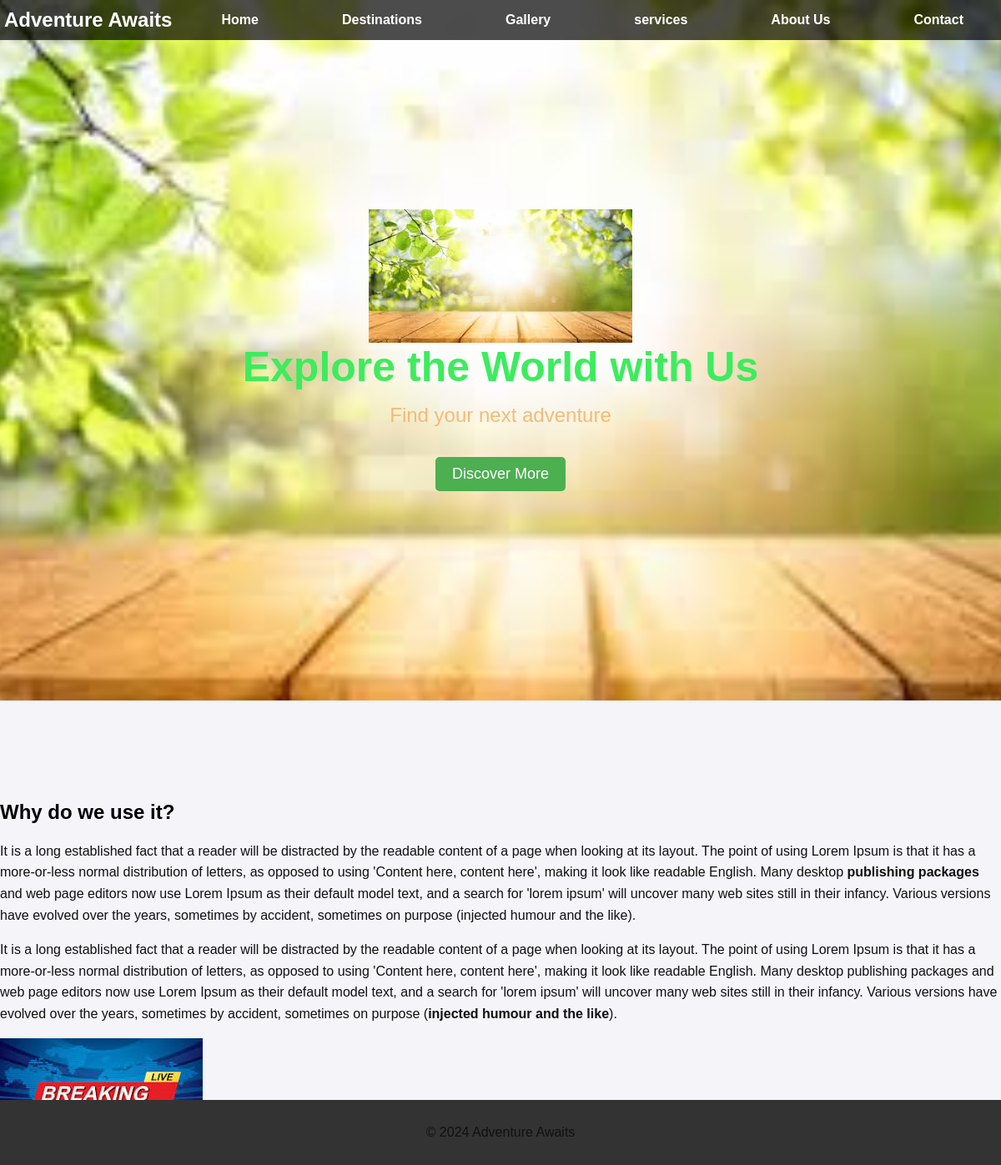
Page /newsdetails/why-do-we-use-it on the committed database.
### news/models.py (models this page shows)
class News(models.Model):
    news_title=models.CharField(max_length=100)
    news_desc=HTMLField()
    news_image=models.FileField(upload_to="news/",max_length=250,null=True,default=None)
    news_slug=AutoSlugField(populate_from='news_title',unique=True,null=True,default=None)

### demo/views.py (the view)
# urls.py: path('newsdetails/<slug>',views.newsDetails),
def newsDetails(request,slug):
    newsDetails=News.objects.get(news_slug=slug)
    data={
        'newsDetails':newsDetails
    }
    return render(request,"newsdetails.html",data)

### templates/newsdetails.html (shortened to what this page needs)
{% extends 'base.html' %}
{% block content %}
            <section class="section-gap info-area" id="news" style="padding-top: 100px;">
                <div class="container">
                    <div class="row d-flex justify-content-center">
                        <div class="menu-content pb-40 col-lg-6">
                            <div class="title text-center">
                                <h1 class="mb-5">{{newsDetails.news_title}}</h1>
                            </div>
                        </div>
                    </div>
                    <div class="single-ingo row">
                        <div class="col-lg-6 col-md-12">
                            <div class = "bg-white p-5">
                                {{newsDetails.news_desc | safe }}
                            </div>
                             <div class="col-6">
                            </div>
                        </div>
                    </div>
                </div>
            </section>
{% endblock %}

### static/css/styles.css (style rules this page uses)
body { font-family: 'Arial', sans-serif; margin: 0; padding: 0; background-color: #f4f4f9; display: flex; flex-direction: column; align-items: center; }
p { line-height: 1.6; color: #111111; }

### rows in the picture
News: news_title "Why do we use it?", news_desc "It is a long established fact that a reader will be distracted by the readable content of a page when looking at its layout. The point of using Lorem Ipsum is that it has a more-or-less normal distribution of letters, as opposed to using 'Content here, content here', making it look like readable English. Many desktop publishing packages and web page editors now use Lorem Ipsum as their default model text, and a search for 'lorem ipsum' will uncover many web sites still in their infancy. Various versions have evolved over the years, sometimes by accident, sometimes on purpose (injected humour and the like). It is a long established fact that a reader will be distracted by the readable…"
